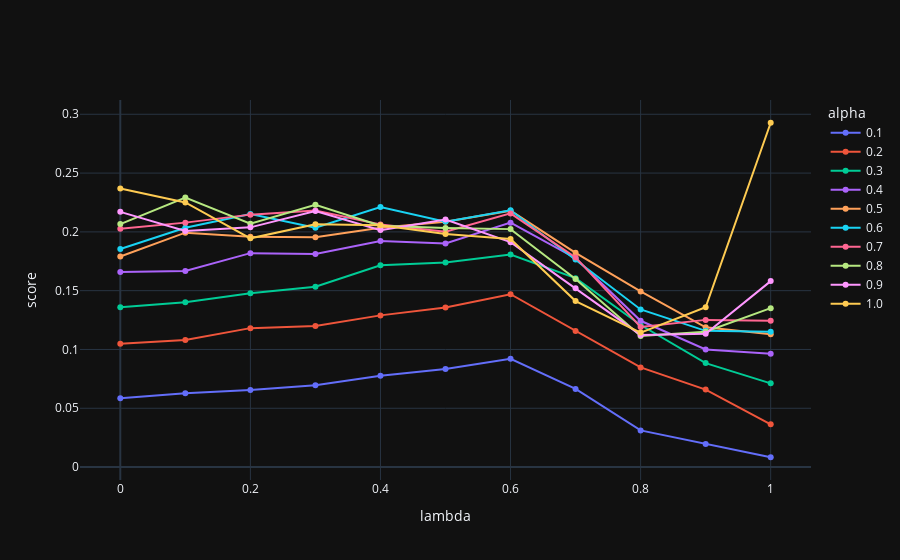

Source (notebook cell):
### Code cell
alphas = np.arange(0.1, 1.1, 0.1)
lambdas = np.arange(0, 1.1, 0.1)
rmse = np.zeros((len(alphas), len(lambdas)))
for i, alpha in tqdm(enumerate(alphas), total=len(alphas)):
    for j, lambda_val in enumerate(lambdas):
        v_hat = []
        for _ in range(20):
            agent = sarsa_eligibility_traces(env, 10, 1000, 0.1, lambda_val=lambda_val, alpha=alpha, replacing_trace=False, gamma=0.8, verbose=False)
            v_hat.append(np.mean(np.diff(agent.Q, axis=1)))
        v_hat = np.mean(v_hat, axis=0)
        rmse[i, j] = v_hat

rsme_df = pd.DataFrame(rmse, index=alphas, columns=lambdas)
rsme_df.index.names = ['alpha']

fig = Figure()
for c, col in rsme_df.T.items():
    fig.add_scatter(x=col.index, y=col, name=round(c, 2))

fig.update_layout(yaxis_title='score', xaxis_title='lambda', legend_title='alpha')
fig.show()

### Figure 1 — Plotly figure (JSON) as saved in the notebook; plotly's stock layout.template omitted (floating-point values rounded to 4 significant figures)
{"data": [{"name": "0.1", "x": [0.0, 0.1, 0.2, 0.3, 0.4, 0.5, 0.6, 0.7, 0.8, 0.9, 1.0], "y": [0.05862, 0.06282, 0.0656, 0.06957, 0.07759, 0.08331, 0.09203, 0.06642, 0.0312, 0.01952, 0.008345], "type": "scatter"}, {"name": "0.2", "x": [0.0, 0.1, 0.2, 0.3, 0.4, 0.5, 0.6, 0.7, 0.8, 0.9, 1.0], "y": [0.1049, 0.108, 0.1181, 0.1199, 0.129, 0.1357, 0.147, 0.1158, 0.08475, 0.06586, 0.0363], "type": "scatter"}, {"name": "0.3", "x": [0.0, 0.1, 0.2, 0.3, 0.4, 0.5, 0.6, 0.7, 0.8, 0.9, 1.0], "y": [0.1358, 0.1402, 0.1478, 0.1534, 0.1717, 0.174, 0.1808, 0.1606, 0.1208, 0.08841, 0.07118], "type": "scatter"}, {"name": "0.4", "x": [0.0, 0.1, 0.2, 0.3, 0.4, 0.5, 0.6, 0.7, 0.8, 0.9, 1.0], "y": [0.1658, 0.1668, 0.1819, 0.1811, 0.1921, 0.1901, 0.2079, 0.1776, 0.1244, 0.1001, 0.0964], "type": "scatter"}, {"name": "0.5", "x": [0.0, 0.1, 0.2, 0.3, 0.4, 0.5, 0.6, 0.7, 0.8, 0.9, 1.0], "y": [0.179, 0.1993, 0.1958, 0.1955, 0.2034, 0.2086, 0.218, 0.1822, 0.1494, 0.1189, 0.1129], "type": "scatter"}, {"name": "0.6", "x": [0.0, 0.1, 0.2, 0.3, 0.4, 0.5, 0.6, 0.7, 0.8, 0.9, 1.0], "y": [0.1855, 0.2034, 0.2153, 0.2036, 0.2212, 0.2087, 0.2184, 0.1765, 0.134, 0.1159, 0.1151], "type": "scatter"}, {"name": "0.7", "x": [0.0, 0.1, 0.2, 0.3, 0.4, 0.5, 0.6, 0.7, 0.8, 0.9, 1.0], "y": [0.2026, 0.2079, 0.2147, 0.2182, 0.2063, 0.2002, 0.2157, 0.1783, 0.1191, 0.1252, 0.1244], "type": "scatter"}, {"name": "0.8", "x": [0.0, 0.1, 0.2, 0.3, 0.4, 0.5, 0.6, 0.7, 0.8, 0.9, 1.0], "y": [0.2066, 0.2292, 0.2069, 0.223, 0.2052, 0.2033, 0.2023, 0.16, 0.1114, 0.1151, 0.1351], "type": "scatter"}, {"name": "0.9", "x": [0.0, 0.1, 0.2, 0.3, 0.4, 0.5, 0.6, 0.7, 0.8, 0.9, 1.0], "y": [0.217, 0.2008, 0.2038, 0.2178, 0.2015, 0.2106, 0.1913, 0.1521, 0.1124, 0.1134, 0.1581], "type": "scatter"}, {"name": "1.0", "x": [0.0, 0.1, 0.2, 0.3, 0.4, 0.5, 0.6, 0.7, 0.8, 0.9, 1.0], "y": [0.2369, 0.225, 0.1945, 0.2065, 0.2056, 0.1981, 0.194, 0.1412, 0.1143, 0.1359, 0.2928], "type": "scatter"}], "layout": {"yaxis": {"title": {"text": "score"}}, "xaxis": {"title": {"text": "lambda"}}, "legend": {"title": {"text": "alpha"}}}}
